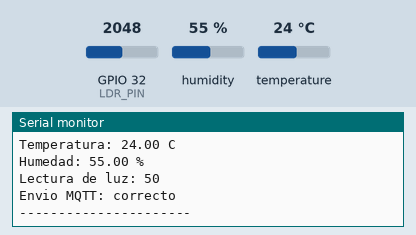
Simulated run of this sketch. Board: ESP32. On the bench: the last lines printed to the serial monitor. Inputs (shaded band) come from the test bench; at power-on: humidity 55 %, GPIO 32 (LDR_PIN) = 2048, temperature 24 °C. WiFi joins after 1.5 s; servers stay silent unless stated; no MQTT or app messages arrive unless stated.

Above: at 2.7 s.
2.8 s: humidity set to 22 %
5.5 s: GPIO 32 (LDR_PIN) set to 2866
At 6.5 s:
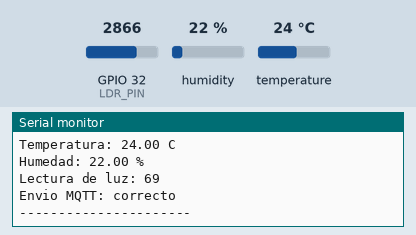
8.2 s: temperature set to 12 °C
10.9 s: GPIO 32 (LDR_PIN) set to 3603
At 12.6 s:
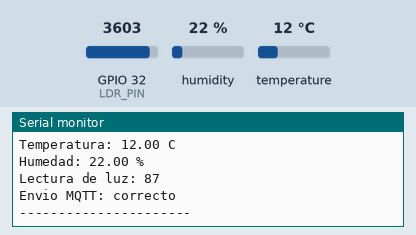
13.6 s: humidity set to 40 %
Timing chart, 0 to 16.6 s (numbered marks = the images above; inputs shaded):
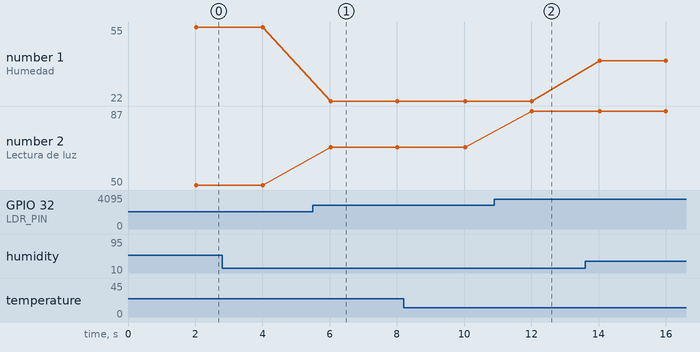

The sketch:

taller_Mosquitto.ino
```cpp
#include <WiFi.h>
#include <PubSubClient.h>
#include <DHT.h>

// ======================================================
// CONFIGURACIÓN WIFI
// ======================================================

const char* WIFI_SSID = "Giselaa";
const char* WIFI_PASSWORD = "211pilots";


// ======================================================
// CONFIGURACIÓN MQTT
// ======================================================


const char* MQTT_SERVER = "10.166.198.212";
const int MQTT_PORT = 1883;

// Topics utilizados por el dashboard React.
const char* TOPIC_TEMPERATURA = "clima/esp32/temperatura";
const char* TOPIC_HUMEDAD = "clima/esp32/humedad";
const char* TOPIC_LUZ = "clima/esp32/luz";


// ======================================================
// CONFIGURACIÓN DE SENSORES
// ======================================================

// (Estudiante)
// Definir los pines y objetos necesarios para los sensores.

#define DHTPIN 4
#define DHTYPE DHT11
#define LDR_PIN 32

DHT dht(DHTPIN, DHTYPE);

WiFiClient wifiClient;
PubSubClient mqttClient(wifiClient);

// Enviar una lectura cada 2 segundos.
const unsigned long INTERVALO_ENVIO = 2000;

unsigned long ultimoEnvio = 0;

void conectarWiFi() {

  Serial.print("Conectando a WiFi");

  WiFi.begin(WIFI_SSID, WIFI_PASSWORD);

  while (WiFi.status() != WL_CONNECTED) {
    delay(500);
    Serial.print(".");
  }

  Serial.println();
  Serial.println("WiFi conectado");

  Serial.print("IP del ESP32: ");
  Serial.println(WiFi.localIP());
}

void conectarMQTT() {

  while (!mqttClient.connected()) {

    Serial.print("Conectando a Mosquitto...");

    // Crear un Client ID diferente para este ESP32.
    String clientId = "ESP32-";
    clientId += String(
      (uint32_t)(ESP.getEfuseMac() & 0xFFFFFFFF),
      HEX
    );

    if (mqttClient.connect(clientId.c_str())) {

      Serial.println(" conectado");

    } else {

      Serial.print(" error, rc=");
      Serial.print(mqttClient.state());
      Serial.println(". Reintentando en 2 segundos...");

      delay(2000);
    }
  }
}


// ======================================================
// LEER Y PUBLICAR SENSORES
// ======================================================

void publicarSensores() {
    // Leemos la humedad relativa
    float humedad = dht.readHumidity();
    // Leemos la temperatura en grados centígrados (por defecto)
    float temperatura = dht.readTemperature();
    //Obtener la lectura del sensor de iluminación.
    int lecturaLDR = analogRead(LDR_PIN);
    int luz = map(lecturaLDR, 0, 4095, 0, 100);
    luz = constrain(luz, 0, 100);


    // Comprobamos si ha habido algún error en la lectura
    if (isnan(humedad) || isnan(temperatura)) {
      Serial.println("Error obteniendo los datos del sensor DHT11");
      return;
    }

    // Preparar los valores para poder publicarlos mediante MQTT.
    char textoTemperatura[12];
    char textoHumedad[12];
    char textoLuz[12];

  snprintf(textoTemperatura, sizeof(textoTemperatura),"%.2f", temperatura);

  snprintf(textoHumedad, sizeof(textoHumedad),"%.2f", humedad);

  snprintf(textoLuz, sizeof(textoLuz),"%d", luz);

   // Publicar cada dato en su topic correspondiente:
  bool envioTemperatura = mqttClient.publish(TOPIC_TEMPERATURA, textoTemperatura);

  bool envioHumedad = mqttClient.publish(TOPIC_HUMEDAD, textoHumedad);

  bool envioLuz = mqttClient.publish(TOPIC_LUZ, textoLuz);

  //Mostrar las mediciones en el Monitor Serial.

     Serial.println("----- MEDICIONES -----");
    Serial.print("Temperatura: ");
    Serial.print(temperatura);
    Serial.println(" C");

    Serial.print("Humedad: ");
    Serial.print(humedad);
    Serial.println(" %");

    Serial.print("Lectura de luz: ");
    Serial.println(luz);


  Serial.print("Envio MQTT: ");

  if (envioTemperatura && envioHumedad && envioLuz) {
    Serial.println("correcto");
  } else {
    Serial.println("error al publicar");
  }

  Serial.println("----------------------");


}

void setup() {

  Serial.begin(115200);

  dht.begin();
  pinMode(LDR_PIN, INPUT);

  conectarWiFi();

  mqttClient.setServer(
    MQTT_SERVER,
    MQTT_PORT
  );
}

void loop() {

  // Si se pierde WiFi, volver a conectarse.
  if (WiFi.status() != WL_CONNECTED) {
    conectarWiFi();
  }

  // Si se pierde MQTT, volver a conectarse.
  if (!mqttClient.connected()) {
    conectarMQTT();
  }

  mqttClient.loop();


  // Publicar sensores cada 2 segundos.
  if (millis() - ultimoEnvio >= INTERVALO_ENVIO) {

    ultimoEnvio = millis();

    publicarSensores();
  }
}
```

Measured:
- after the input at 5.5 s, the serial monitor: prints a new line after 0.53 s (image 1)
- after the input at 10.9 s, the serial monitor: prints a new line after 1.1 s (image 2)
- plotted number 1: 22 → 40 after the input at 13.6 s
- plotted number 2: 50 → 69 after the input at 5.5 s, 69 → 87 after the input at 10.9 s
